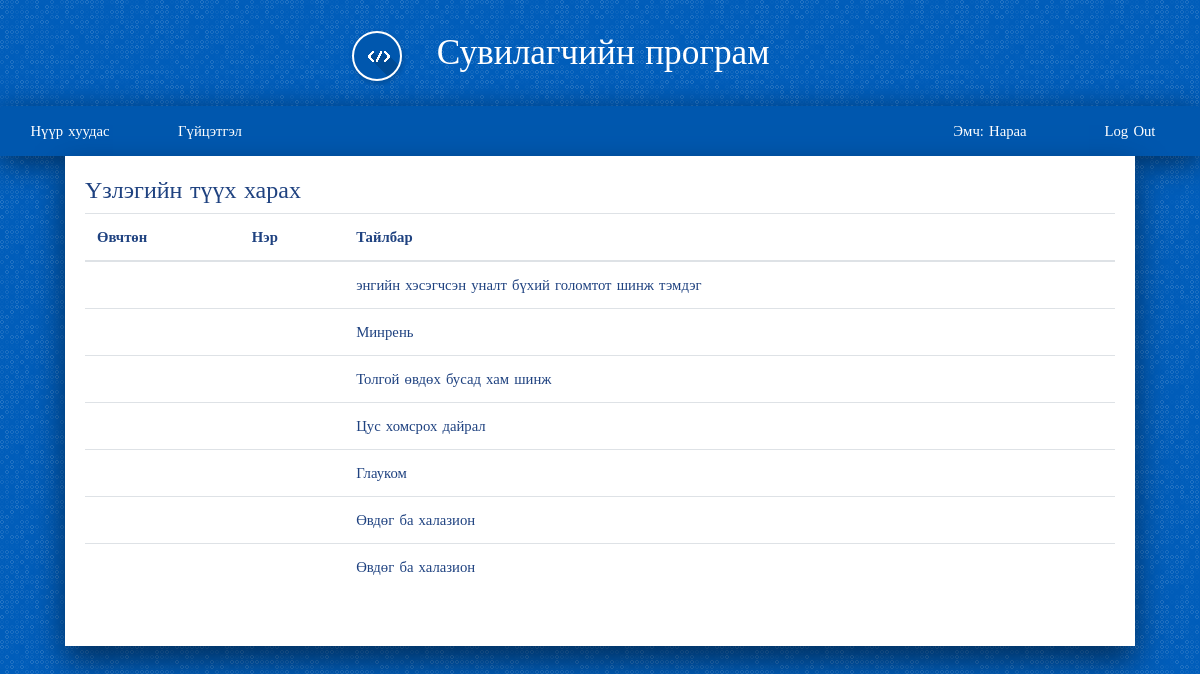
Page /drug/onosh_list/ (signed in) on the committed database.
### account/models.py (models this page shows, shortened)
class User(AbstractUser):
    is_worker       = models.BooleanField('worker status', default=False)
    is_costumer     = models.BooleanField('costumer status', default=False)

class Worker(models.Model):
    user            = models.OneToOneField(User, on_delete=models.CASCADE, primary_key=True, related_name='worker')
    firstname       = models.CharField(max_length=200)
    lastname        = models.CharField(max_length=200)
    register        = models.CharField(max_length=200)
    gender          = models.ForeignKey(Gender,on_delete=models.SET_NULL, null=True, blank=True)
    age             = models.IntegerField(null=True, blank=True)
    degree          = models.ForeignKey(Degree, on_delete=models.SET_NULL, null=True, blank=True)
    position        = models.ForeignKey(Position, on_delete=models.SET_NULL, null=True, blank=True)
    def __str__(self):
        return self.firstname
    def is_doctor(self):
        return self.position.name == "Эмч"

### drug/models.py (models this page shows, shortened)
class Onosh(models.Model):
    category    = models.CharField(max_length=200, null=True, blank=True)
    disc        = models.CharField(max_length=400, null=True, blank=True)
    code        = models.CharField(max_length=20, null=True, blank=True)

### drug/views.py (the view)
@login_required
def onosh_list(request, template_name='drug/onosh_list.html'):
    onosh = Onosh.objects.all()
    data = {}
    data['onosh'] = onosh
    return render(request, template_name, data)

### drug/templates/drug/onosh_list.html
{% extends 'base.html' %}
{% load staticfiles %}
{% block content %}
<h4>Үзлэгийн түүх харах</h4>
<table class="table">
<thead>
    <tr>
      <th> Өвчтөн</th>
      <th> Нэр </th>
      <th> Тайлбар </th>
    </tr>
</thead>
  <tbody>
      {% for drug in onosh %}
      <tr>
        <td>{{ drug.costumer }}</td>
        <td>{{ drug.name }}</td>
        <td>{{ drug.disc }}</td>
      </tr>
      {% endfor %}
  </tbody>
</table>
{% endblock %}

### templates/base.html (shortened to what this page needs)
{% load staticfiles %}
<!DOCTYPE html>
<html>
<head>
	<link rel="stylesheet" href="https://stackpath.bootstrapcdn.com/bootstrap/4.1.3/css/bootstrap.min.css">
	<link rel="stylesheet" href="{% static 'css/style.css' %}">
	<link rel="stylesheet" href="{% static 'css/basic.css' %}">
	<link rel="stylesheet" href="{% static 'css/navigator.css' %}">
	<link rel="stylesheet" href="https://use.fontawesome.com/releases/v5.8.1/css/all.css">
</head>
<body>
{% if request.user.is_authenticated %}
	{% if request.user.is_worker %}
		{% if request.user.worker.is_doctor %}
			<div class="title">
					<i class="logo-design-guide"></i>
					Сувилагчийн програм
			</div>
			<div class="header">
				<ul id="menu" class="menu">
						<li><a href="{% url 'home' %}"> Нүүр хуудас </a></li>
						<li><a href="{% url 'drug:all_emchilgee_list' %}"> Гүйцэтгэл </a></li>
						<li class="float-right"><a href="{% url 'account:logout'%}"> Log Out </a></li>
						<li class="float-right"> <a href="#"> Эмч: {{ request.user.worker }} </a> </li>
				</ul>
			</div>
		{% endif %}
	{% endif %}
{% endif %}
<div class="container">
	<div class="main">
	    {% block content %}
			{% endblock %}
	</div>
</div>
</body>
</html>

### static/css/style.css (style rules this page uses)
body { background-color: #e9e9e9; }

### static/css/basic.css (style rules this page uses)
body { font-family: "Fira Sans Condensed"; font-weight: 400; font-size: 0.92em; color: #1f4280; background-color: #005dba; line-height: 1.5em; word-spacing: 0.1em; margin: 0; }
.container { display: grid; grid-template-columns: auto 1400px auto; grid-template-rows: auto auto auto auto 60px; }
.title { grid-column: 2/3; grid-row: 1/2; font-weight: 200; font-size: 2.4em; color: #fff; line-height: 3em; text-align: center; }
.title [class^="logo-"] { border: 2px solid #fff; margin-right: 24px; margin-left: -78px; }
.header { grid-column: 2/3; grid-row: 2/3; border-radius: 4px 4px 0 0; overflow: hidden; box-shadow: 0px 7px 31px rgba(0, 0, 0, 0.5); background-color: #0057ae; }
.main { grid-column: 2/3; grid-row: 3/4; background-color: #fff; box-shadow: 0px 15px 31px rgba(0, 0, 0, 0.5); padding: 20px 20px 40px 20px; min-width: 0; }
a { color: #ff5722; text-decoration: none; }
@media screen and (max-width: 1440px) { .container { grid-template-columns: 20px auto 20px; } }
ul.menu { margin:0; padding:0; transition: background-color .15s ease-in-out; min-height: 50px; }
ul.menu li { display:inline-block; float: left; }
ul.menu li a { display:block; min-width:140px; height: 50px; text-align: center; line-height: 50px; color: #fff; background: #0057ae; transition: background-color .20s ease-in-out; }
ul.menu .float-right { float: right; }

### static/css/navigator.css (style rules this page uses)
[class^="logo-"] { display: inline-block; width: 50px; height: 50px; box-shadow: 1px 2px 4px 1px rgba(0,0,0,.15); transition: box-shadow .2s ease-in-out; border-radius: 50%; vertical-align: middle; }

### rows in the picture
User: user.worker "Нараа"
Onosh: disc "энгийн хэсэгчсэн уналт бүхий голомтот шинж тэмдэг"
Onosh: disc "Минрень"
Onosh: disc "Толгой өвдөх бусад хам шинж"
Onosh: disc "Цус хомсрох дайрал"
Onosh: disc "Глауком"
Onosh: disc "Өвдөг ба халазион"
Onosh: disc "Өвдөг ба халазион"
